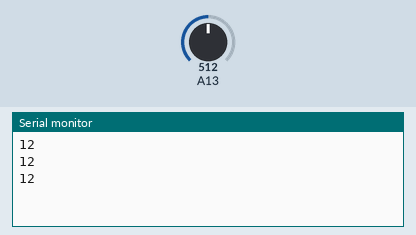
Bench run of a sketch on a simulated Arduino Mega 2560, built with avr-gcc and run on an emulated ATmega2560. Shown: the last lines printed to the serial monitor. The inputs (shaded band) are chosen by the test bench; at power-on: A13 = 512.

Above: at 1.3 s.
1.4 s: A13 set to 716
At 1.9 s:
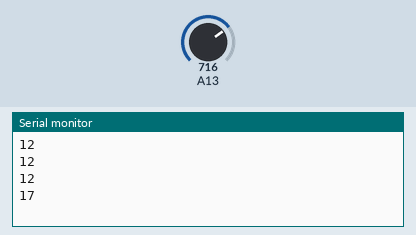
2.9 s: A13 set to 900
At 3.4 s:
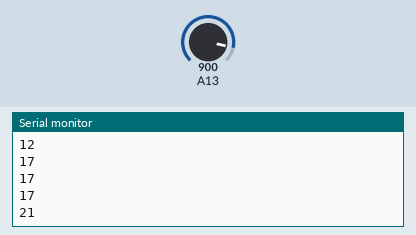
Timing chart, 0 to 5.9 s (numbered marks = the images above; inputs shaded):
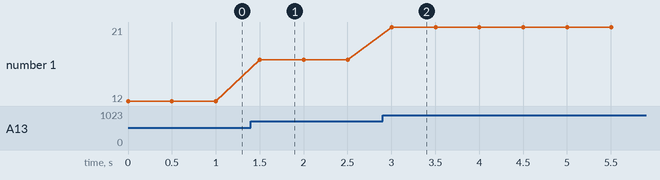

Measured:
- after the input at 1.4 s, the serial monitor: prints a new line after 0.10 s (image 1)
- after the input at 2.9 s, the serial monitor: prints a new line after 0.10 s (image 2)
- plotted number 1: 12 → 17 after the input at 1.4 s, 17 → 21 after the input at 2.9 s

The sketch:

sketch_may04a.ino
```cpp
void setup() {
  // put your setup code here, to run once:
  Serial.begin(115200);
}

void loop() {
  // put your main code here, to run repeatedly:

  int v = analogRead(A13);
  v = map(v, 0, 4096, 0, 100);
  Serial.println(v);
  delay(500);
}
```
